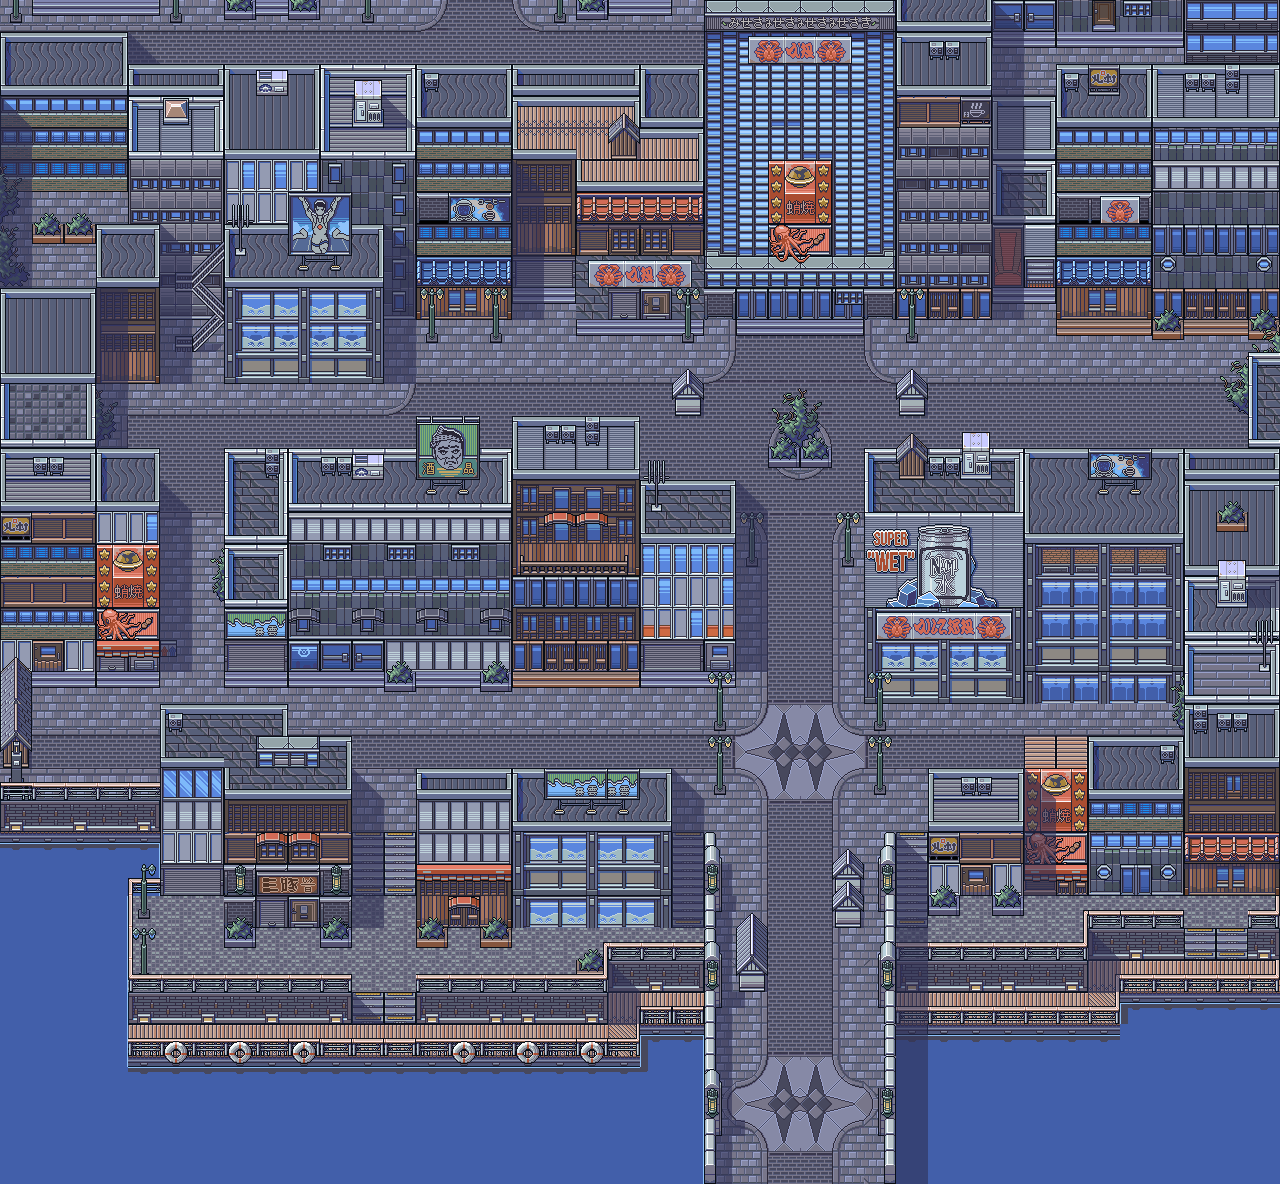

A 2D game scene composited from a Tiled map and its tileset images. What follows is a short description and the map's XML, with each tile layer's data collapsed to a summary:
An orthogonal 40x37 tile map with 32x32 px tiles, 5 tile layers (Capa de patrones 1, Capa de patrones 2, Capa de patrones 3, Capa de patrones 4, ...), 1 hidden layer not drawn, 2 tilesets.

<map version="1.5" tiledversion="1.6.0" orientation="orthogonal" renderorder="right-down" width="40" height="37" tilewidth="32" tileheight="32" infinite="0" nextlayerid="8" nextobjectid="1">
 <tileset firstgid="1" name="MainTileMap" tilewidth="32" tileheight="32" tilecount="1533" columns="73">
  <image source="MainTileMap.png" width="2336" height="672" />
 </tileset>
 <tileset firstgid="1534" name="Collision" tilewidth="32" tileheight="32" tilecount="1" columns="1">
  <image source="collision.png" width="32" height="32" />
 </tileset>
 <layer id="1" name="Capa de patrones 1" width="40" height="37">
  <data>[1480 cells, 1473 non-empty, 237 distinct tile ids]</data>
 </layer>
 <layer id="3" name="Capa de patrones 2" width="40" height="37">
  <data>[1480 cells, 483 non-empty, 133 distinct tile ids]</data>
 </layer>
 <layer id="4" name="Capa de patrones 3" width="40" height="37">
  <data>[1480 cells, 124 non-empty, 41 distinct tile ids]</data>
 </layer>
 <layer id="5" name="Capa de patrones 4" width="40" height="37">
  <data>[1480 cells, 14 non-empty, 11 distinct tile ids]</data>
 </layer>
 <layer id="6" name="Sombras" width="40" height="37">
  <data>[1480 cells, 91 non-empty, 9 distinct tile ids]</data>
 </layer>
 <layer id="7" name="Collision" width="40" height="37" visible="0" opacity="0.5">
  <properties>
   <property name="drawable" type="int" value="0" />
  </properties>
  <data>[1480 cells, 997 non-empty, 2 distinct tile ids]</data>
 </layer>
</map>
